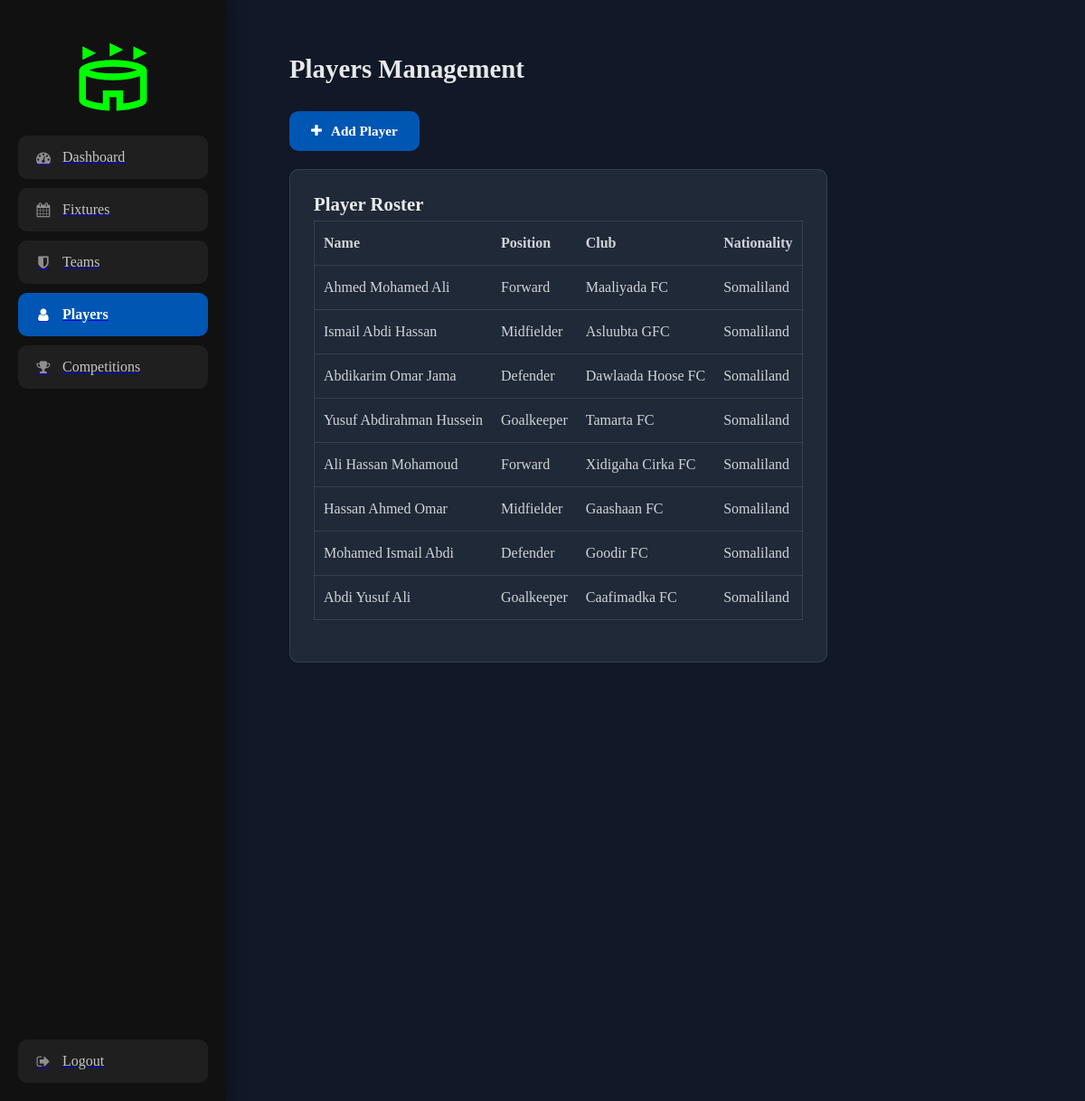
Page /TeamsAndPlayers.php (signed in) on the earlier database version.
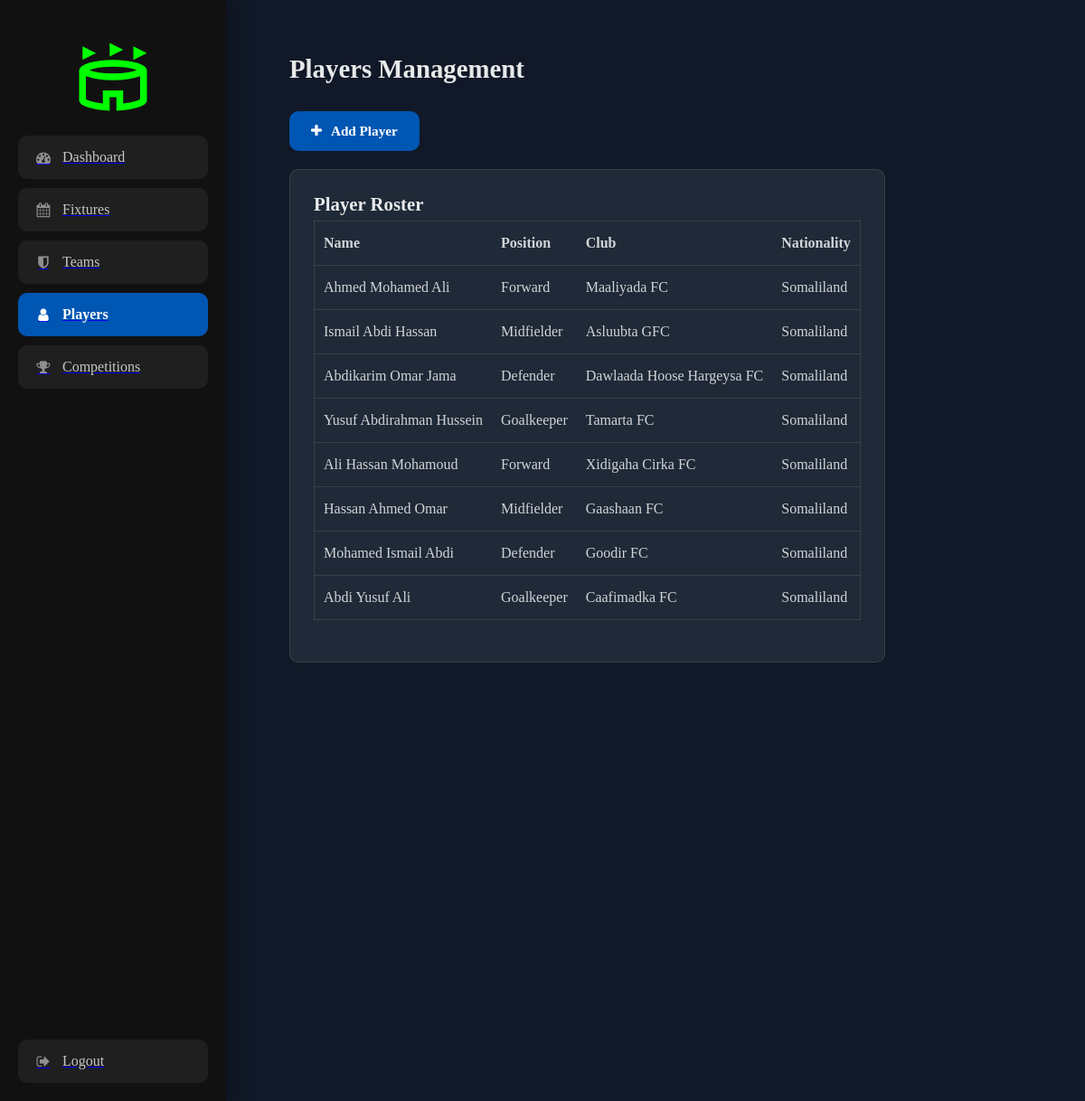
Same page on the later database version.
### tables this page shows
CREATE TABLE PLAYER (
    PLAYER_ID INT PRIMARY KEY AUTO_INCREMENT,
    FNAME VARCHAR(255) NOT NULL,
    MNAME VARCHAR(255),
    LNAME VARCHAR(255) NOT NULL,
    DOB DATE,
    POSITION VARCHAR(50),
    WEIGHT INT,
    HEIGHT INT,
    NATIONALITY VARCHAR(255),
    KIT_NUMBER INT,
    TEAM_ID INT,
    CONTRACT_ID INT,
    FOREIGN KEY (TEAM_ID) REFERENCES TEAMS(TEAM_ID)
);

CREATE TABLE TEAMS (
    TEAM_ID INT PRIMARY KEY AUTO_INCREMENT,
    TEAM_NAME VARCHAR(255) NOT NULL,
    HOME_STADIUM VARCHAR(255) NOT NULL,
    UNIQUE KEY UQ_TEAM_NAME (TEAM_NAME)
);

### classes/Database.php (called while the page is built, shortened)
<?php
class Database
{
    public function __construct()
    {
        $this->conn = new mysqli(Config::$servername, Config::$username, Config::$password, Config::$dbname);
    }
}

### classes/Players.php (called while the page is built, shortened)
<?php
class Players extends Database
{
    public function getPlayers()
    {
        $sql = "SELECT
                    P.FNAME AS FirstName,
                    P.MNAME AS MiddleName,
                    P.LNAME AS LastName,
                    P.POSITION AS PlayerPosition,
                    T.TEAM_NAME AS ClubName,
                    P.NATIONALITY AS Nationality
                FROM
                    PLAYER P
                JOIN
                    TEAMS t ON P.TEAM_ID = T.TEAM_ID;";
        $players = mysqli_query($this->conn, $sql);
        $playerList = mysqli_fetch_all($players, MYSQLI_ASSOC);
        return $playerList;
    }
}

### TeamsAndPlayers.php (the view, shortened to what this page needs)
<!DOCTYPE html>
<html lang="en">
<head>
    <link rel="stylesheet" href="https://cdnjs.cloudflare.com/ajax/libs/font-awesome/4.7.0/css/font-awesome.min.css">
    <link rel="stylesheet" href="css/index.css">
    <link rel="stylesheet" href="css/admin.css">
    <link rel="stylesheet" href="css/form.css">
</head>
<body>
    <?php
require_once 'classes/Players.php';
$playersClass = new Players();
$playerList = $playersClass->getPlayers();
?>
    <div class="dashboard">
        <div class="sidebar">
            <img src="images/Stadium.svg" alt="">
            <a href="./admin.php">
                <button class="dash-btn">
                    <i class="fa fa-tachometer"></i> Dashboard
                </button>
            </a>
            <a href="./FixturesAdmin.php">
                <button class="dash-btn">
                    <i class="fa fa-calendar"></i> Fixtures
                </button>
            </a>
            <a href="./TeamsAdmin.php">
                <button class="dash-btn">
                    <i class="fa fa-shield"></i> Teams
                </button>
            </a>
            <a href="./TeamsAndPlayers.php">
                <button class="dash-btn active">
                    <i class="fa fa-user"></i> Players
                </button>
            </a>
            <a href="./CompetitionsAdmin.php">
                <button class="dash-btn">
                    <i class="fa fa-trophy"></i> Competitions
                </button>
            </a>
            <a href="./logout.php" class="logout">
                <button class="dash-btn">
                    <i class="fa fa-sign-out"></i> Logout
                </button>
            </a>
        </div>
        <div class="dashboard-content">
            <h1>Players Management</h1>
            <div class="modal-trigger">
                <button class="btn-primary" data-modal-open="addPlayerModal"><i class="fa fa-plus"></i> Add Player</button>
            </div>
            <div class="admin-panel">
                <h3 class="fixture-title">Player Roster</h3>
                <div class="admin-table-wrap">
                    <table>
                        <thead>
                            <tr>
                                <th>Name</th>
                                <th>Position</th>
                                <th>Club</th>
                                <th>Nationality</th>
                            </tr>
                        </thead>
                        <tbody>
                            <?php if (count($playerList) > 0) {
                                foreach ($playerList as $player) { ?>
                            <tr>
                                <td><?php echo htmlspecialchars(trim($player['FirstName'] . ' ' . $player['MiddleName'] . ' ' . $player['LastName'])); ?></td>
                                <td><?php echo htmlspecialchars($player['PlayerPosition']); ?></td>
                                <td><?php echo htmlspecialchars($player['ClubName']); ?></td>
                                <td><?php echo htmlspecialchars($player['Nationality']); ?></td>
                            </tr>
                            <?php }
                            } else { ?>
                            <tr>
                                <td colspan="4">No players found.</td>
                            </tr>
                            <?php } ?>
                        </tbody>
                    </table>
                </div>
            </div>
            <div style="height:100px">
            </div>
        </div>
    </div>
</body>
</html>

Differences in the rows shown:
changed through a linked row, player "Abdikarim Omar Jama": TEAM_ID.TEAM_NAME "Dawlaada Hoose FC" → "Dawlaada Hoose Hargeysa FC"
